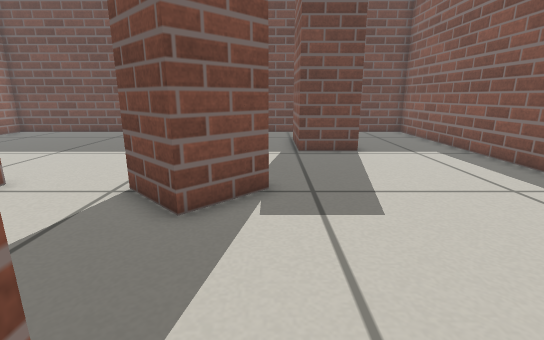
[1] (above)

18 first-person views from a walk through a Gazebo world. The camera is 0.46 m above the floor, tilts 14° down and sees 85° across. The floor is counted in squares, 0.2 m on a side. Each view is taken from the middle of a square. On the plan, view 1 faces up. The plan holds only what a view shows up to about 18 squares ahead; the rest is blank.

[2]
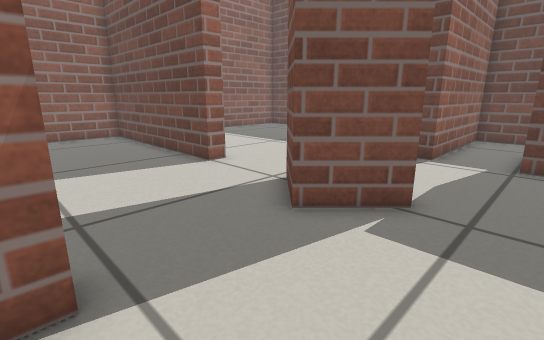

[3]
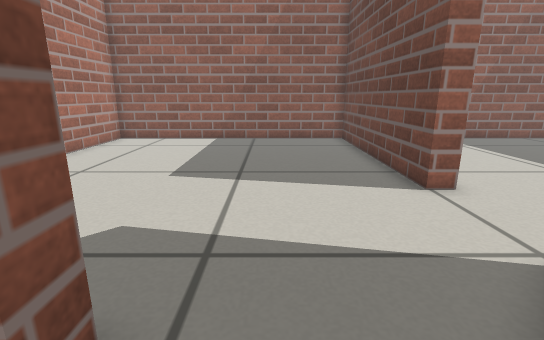

[4]
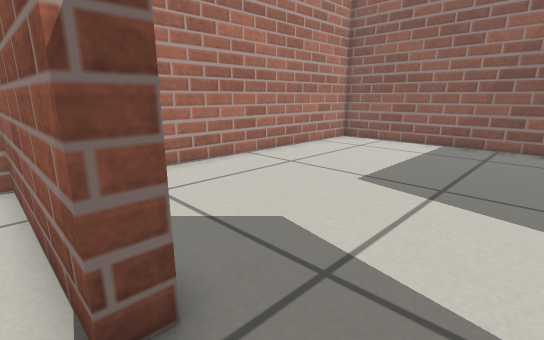

[5]
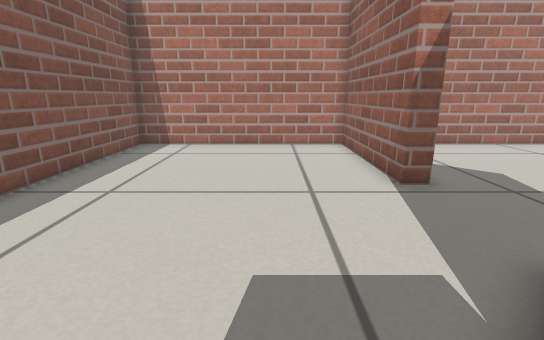

[6]
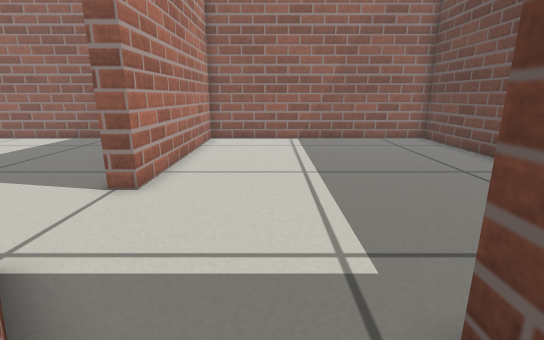

[7]
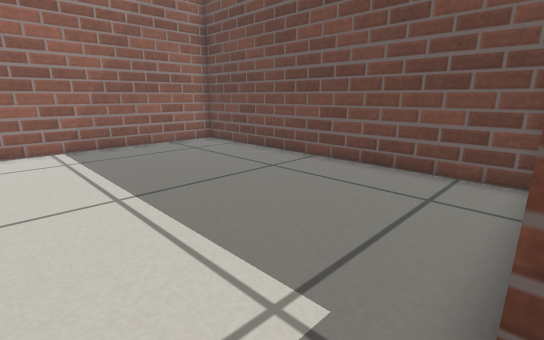

[8]
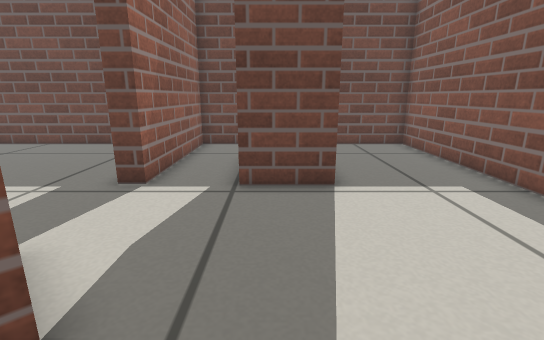

[9]
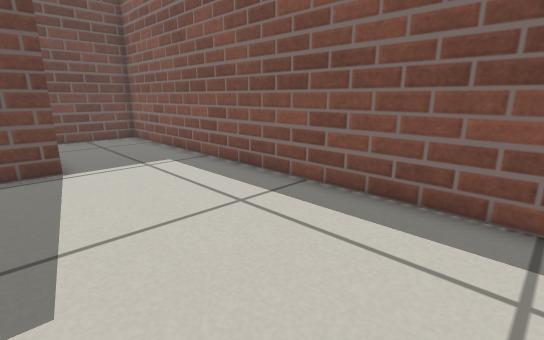

[10]
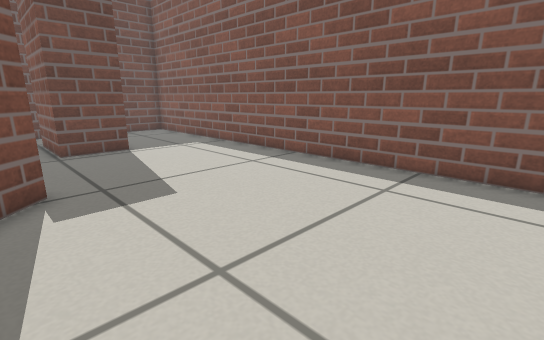

[11]
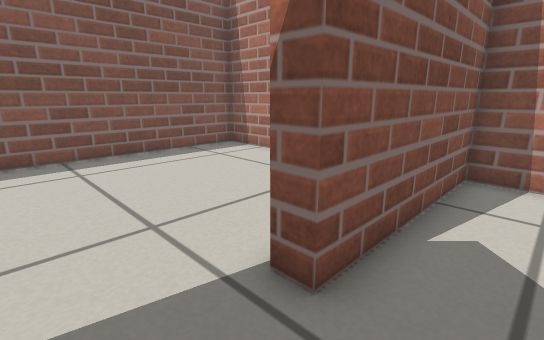

[12]
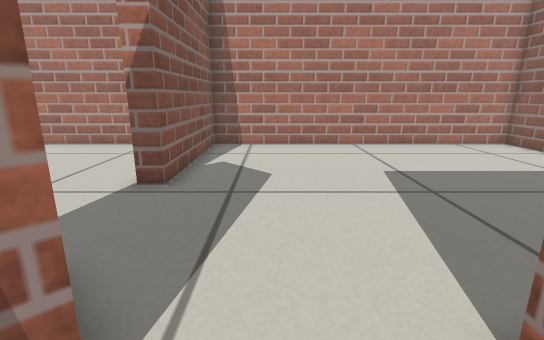

[13]
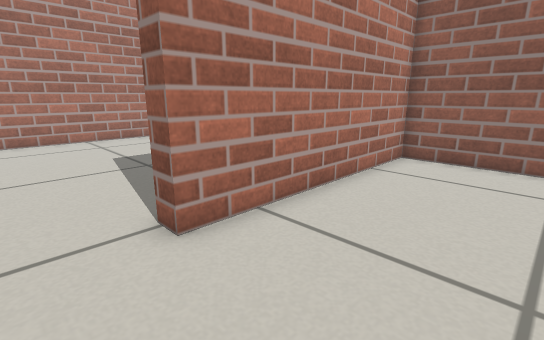

[14]
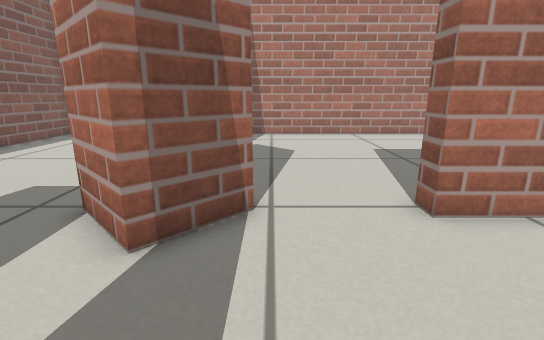

[15]
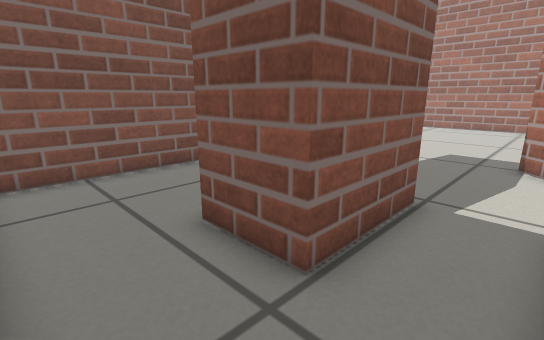

[16]
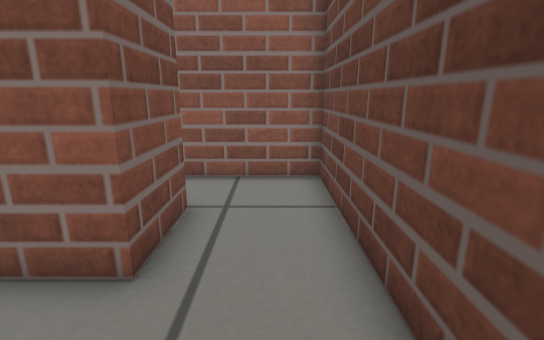

[17]
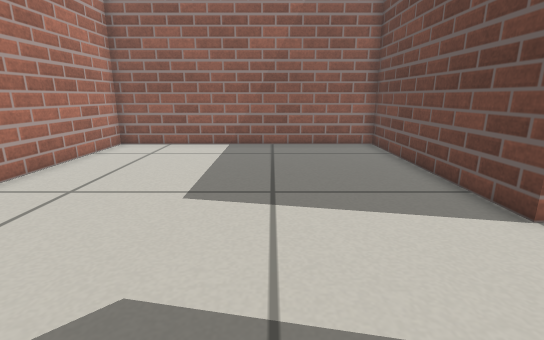

[18]
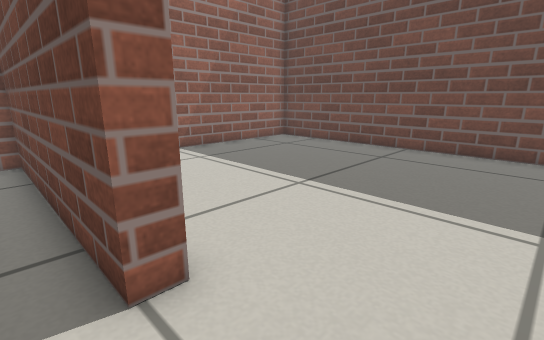

### Floor plan
Points are (right, up) in squares from view 1. A wall is a line through its corners. A room is listed if a view was taken in it or the views show most of it. See-through windows are left out.
Room 1 (views 1, 2, 3, 4, 5, 6, 7, 8, 9, 10, 11, 12, 13, 14, 15, 16, 17, 18)
walls: (-3.6, 7.2) (-1.9, 9) (-0.1, 7.2) (-1.8, 5.4) (-3.6, 7.2); (3.7, 12.5) (1.1, 12.5) (1.1, 16.2) (3.6, 16.2) (3.6, 14.6); (-2.4, 19.4) (-16.4, 19.4) (-16.4, 7.6) (-7.1, 7.6) (-7.1, 6.9) (-16.4, 6.9) (-16.4, -5.4) (-2.2, -5.4) (-2.2, 1.5) (-1.4, 1.5) (-1.4, -5.4) (8.4, -5.4) (8.4, 19.4) (-1.4, 19.4) (-1.4, 12.5) (-2.1, 12.5)

Positions as (right, up) in squares from view 1, and headings:
1: (0, 0), facing up
2: (2, 1), facing up-left
3: (0, 3), facing left
4: (-1, 4), facing down-left
5: (2, 9), facing down
6: (0, 11), facing left
7: (-2, 10), facing up-left
8: (2, 5), facing up
9: (2, 2), facing up-right
10: (-1, -1), facing up-right
11: (-4, 4), facing down-right
12: (-5, 9), facing down
13: (-5, 12), facing down-left
14: (-4, 13), facing down
15: (-1, 19), facing down-right
16: (7, 18), facing left
17: (-2, 2), facing left
18: (-4, 6), facing up-left
